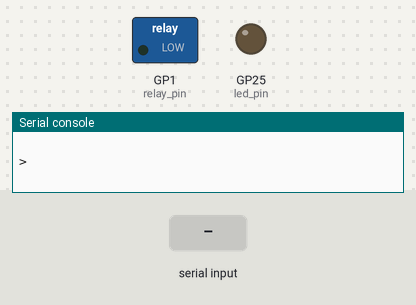
Simulated run of this program. Board: Raspberry Pi Pico running MicroPython. On the bench: switched loads named in the program (green lamp = pin HIGH), output pins drawn as LEDs (lit = HIGH), the last lines printed to the serial console. Dashed ring = blinking. Inputs (shaded band) come from the test bench.

Above: at 1.2 s.
1.3 s: "." typed at the serial console, then Enter
At 1.65 s:
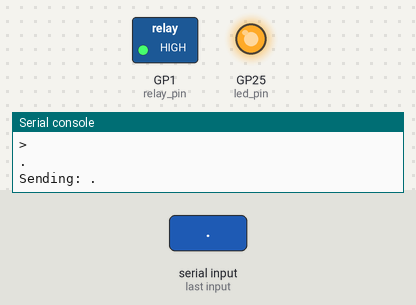
4.3 s: "-" typed at the serial console, then Enter
5.8 s: "@" typed at the serial console, then Enter
At 5.88 s:
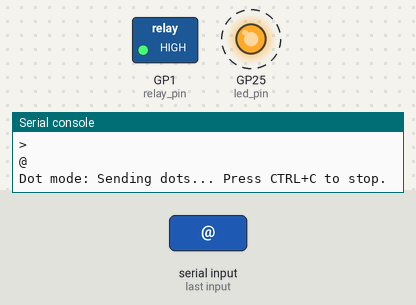
Timing chart, 0 to 14.8 s (numbered marks = the images above; inputs shaded):
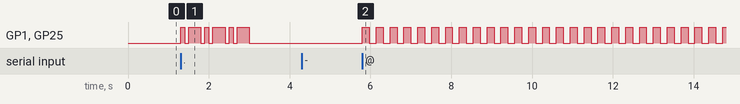

The program:

zs6bvr-morse-sender.py
```python
from machine import Pin
import time

# Relay on GP1
relay_pin = Pin(1, Pin.OUT)

# Onboard LED on Pico W (optional)
led_pin = Pin("LED", Pin.OUT)

# Morse code map
MORSE = {
    'A': '.-',    'B': '-...',  'C': '-.-.',  'D': '-..',   'E': '.',
    'F': '..-.',  'G': '--.',   'H': '....',  'I': '..',    'J': '.---',
    'K': '-.-',   'L': '.-..',  'M': '--',    'N': '-.',    'O': '---',
    'P': '.--.',  'Q': '--.-',  'R': '.-.',   'S': '...',   'T': '-',
    'U': '..-',   'V': '...-',  'W': '.--',   'X': '-..-',  'Y': '-.--',
    'Z': '--..',  '1': '.----', '2': '..---', '3': '...--', '4': '....-',
    '5': '.....', '6': '-....', '7': '--...', '8': '---..', '9': '----.',
    '0': '-----', '.': '.-.-.-', ',': '--..--', '?': '..--..', '=': '-...-',
    ' ': ' '
}

# Default WPM
wpm = 12

def play_symbol(symbol, unit):
    if symbol == '.':
        key_down(unit)
    elif symbol == '-':
        key_down(unit * 3)
    time.sleep(unit / 1000)  # inter-symbol gap

def key_down(duration_ms):
    relay_pin.value(1)
    led_pin.value(1)  # onboard LED ON
    time.sleep(duration_ms / 1000.0)
    relay_pin.value(0)
    led_pin.value(0)  # onboard LED OFF

def send_morse(message):
    global wpm
    unit = 1200 / wpm
    message = message.upper()

    for ch in message:
        code = MORSE.get(ch, "")
        for symbol in code:
            play_symbol(symbol, unit)
        time.sleep((unit * 3) / 1000.0)  # gap between letters
    time.sleep((unit * 4) / 1000.0)  # gap after message

def dot_mode():
    unit = 1200 / wpm
    print("Dot mode: Sending dots... Press CTRL+C to stop.")
    try:
        while True:
            key_down(unit)
            time.sleep(unit / 1000.0)
    except KeyboardInterrupt:
        print("\nStopped dot mode.")

def main():
    global wpm
    print("\nZS6BVR Morse Sender (Raspberry Pi Pico W)")
    print("Type message and press ENTER")
    print("Special keys: * = quit, + = faster, - = slower, @ = dots mode\n")

    while True:
        msg = input("> ").strip().upper()
        if msg == "*":
            break
        elif msg in {"+", "++"}:
            wpm += 5
            print("WPM:", wpm)
        elif msg in {"-", "--"}:
            wpm = max(1, wpm - 5)
            print("WPM:", wpm)
        elif msg == "@":
            dot_mode()
        else:
            print("Sending:", msg)
            send_morse(msg)

if __name__ == "__main__":
    main()
```

Measured:
- after the input at 1.3 s, GP1 (relay_pin), GP25 (led_pin): LOW → HIGH at once, then repeats every 0.60 s: LOW 0.10 s, HIGH 0.30 s, LOW 0.10 s, HIGH 0.10 s, until it stays LOW from 3.0 s
- after the input at 5.8 s, GP1 (relay_pin), GP25 (led_pin): alternates HIGH for 0.17 s and LOW for 0.17 s, starting at once
